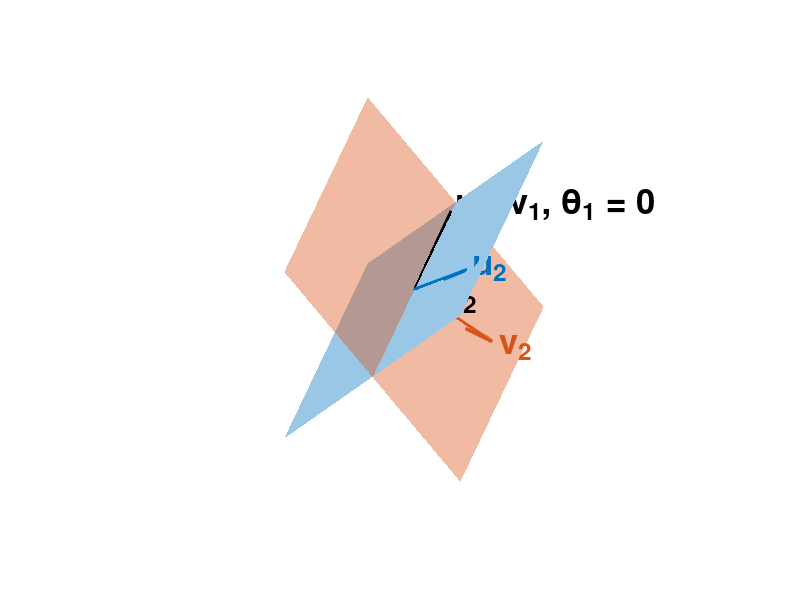
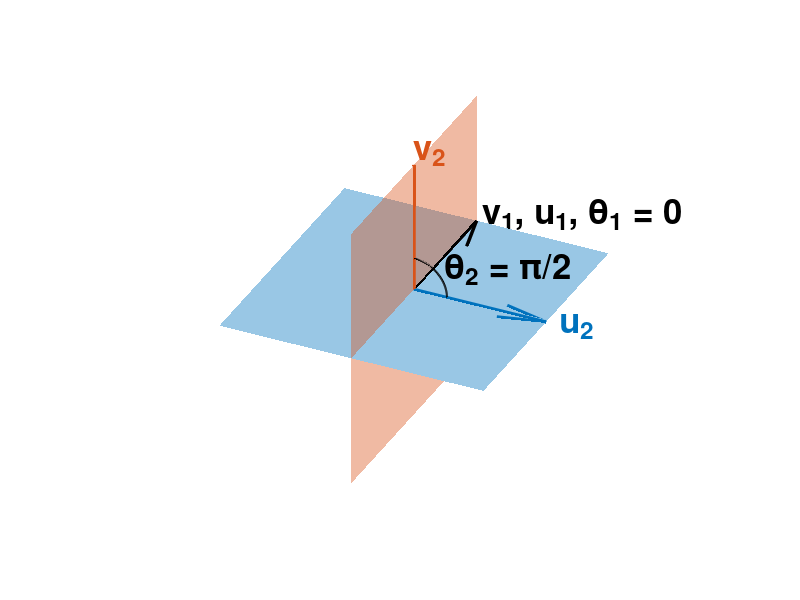

These figures' MATLAB source, in order:
%% MATLAB代码：绘制带元素标注的主角度示意图（可定制版）

% --- 1. 初始化 ---
clc;            % 清除命令行窗口
clear;          % 清除工作区变量
close all;      % 关闭所有图形窗口

% --- 2. 用户可修改参数 ---
fontSize = 25;      % <<-- 在这里统一修改所有标注的字体大小
outputFileName = 'Principal_Angles_Diagram.png'; % <<-- 在这里设置保存的文件名

% --- 3. 定义两个平面 ---
% 平面由其法向量定义
n_x = [0.5, -1, 1];   % 平面X的法向量
n_y = [0.5, 1, 1];    % 平面Y的法向量

% 将法向量单位化
n_x = n_x / norm(n_x);
n_y = n_y / norm(n_y);

% --- 4. 计算主向量和主角度 ---
% 第一个主向量 (x1, y1) 是交线方向
x1 = cross(n_x, n_y);
x1 = x1 / norm(x1); 
y1 = x1; % x1 和 y1 方向相同

% 第二个主向量 (x2, y2)
x2 = cross(x1, n_x);
x2 = x2 / norm(x2); 
y2 = cross(x1, n_y);
y2 = y2 / norm(y2);

% 第二个主角度 (theta2)
theta2 = acos(dot(x2, y2));

% --- 5. 可视化绘图 ---
fig = figure('Name', '主角度示意图', 'Color', 'w');
hold on;
axis equal; % 确保坐标轴比例相同
axis off;   % <<-- 移除所有坐标轴和边框
%view(    152.0262,  2.7833); % 设置视角

view( 115.3426, 31.4111); % 设置一个适合观察正交平面的视角



% 定义颜色
color_plane_x = '#0072BD'; % 蓝色
color_plane_y = '#D95319'; % 橙色
color_intersection = 'black'; % 交线颜色

% 创建网格来绘制平面
[x_grid, y_grid] = meshgrid(-2:0.5:2);
z_grid_x = -(n_x(1) * x_grid + n_x(2) * y_grid) / n_x(3);
z_grid_y = -(n_y(1) * x_grid + n_y(2) * y_grid) / n_y(3);

% 绘制两个半透明的平面
surf(x_grid, y_grid, z_grid_x, 'FaceColor', color_plane_x, 'FaceAlpha', 0.4, 'EdgeColor', 'none');
surf(x_grid, y_grid, z_grid_y, 'FaceColor', color_plane_y, 'FaceAlpha', 0.4, 'EdgeColor', 'none');

% 绘制主向量
origin = [0, 0, 0];
vec_length = 2; % 向量箭头的长度
vec_width = 2.5; % 向量箭头的线宽

% 绘制交线向量 (x1, y1) - 使用您选择的黑色
quiver3(origin(1), origin(2), origin(3), x1(1), x1(2), x1(3), vec_length, 'Color', color_intersection, 'LineWidth', vec_width);

% 绘制平面X的第二个主向量
quiver3(origin(1), origin(2), origin(3), x2(1), x2(2), x2(3), vec_length, 'Color', color_plane_x, 'LineWidth', vec_width);

% 绘制平面Y的第二个主向量
quiver3(origin(1), origin(2), origin(3), y2(1), y2(2), y2(3), vec_length, 'Color', color_plane_y, 'LineWidth', vec_width);

% --- 6. 添加元素标注 ---
% 标注主向量 (使用fontSize变量)
text(x1(1)*vec_length*1.1, x1(2)*vec_length*1.1, x1(3)*vec_length*1.1, ...
    '{\bfu_1, v_1, \theta_1 = 0}', 'FontSize', fontSize, 'Color', 'k', 'FontWeight', 'bold');
text(x2(1)*vec_length*1.1, x2(2)*vec_length*1.1, x2(3)*vec_length*1.1, ...
    '{\bfu_2}', 'FontSize', fontSize, 'Color', color_plane_x, 'FontWeight', 'bold');
text(y2(1)*vec_length*1.1, y2(2)*vec_length*1.1, y2(3)*vec_length*1.1, ...
    '{\bfv_2}', 'FontSize', fontSize, 'Color', color_plane_y, 'FontWeight', 'bold');

% 标注角度 (使用fontSize变量)
% text(x1(1)*vec_length*1.1, x1(2)*vec_length*1.1, x1(3)*vec_length*1.1, '\theta_1 = 0', 'FontSize', fontSize, 'Color', 'k');

% 标注 theta2 (绘制一个弧线来表示)
arc_radius = 0.5;
angles = linspace(0, theta2, 50);
v_perp = y2 - dot(y2, x2) * x2; % 找到与x2正交且在x2,y2平面内的向量
v_perp = v_perp / norm(v_perp);
arc_points = arc_radius * (cos(angles)' * x2 + sin(angles)' * v_perp);
plot3(arc_points(:,1), arc_points(:,2), arc_points(:,3), 'k', 'LineWidth', 1.5);

% 在弧线旁边添加 theta2 文本
text_pos = arc_radius * 1.3 * (cos(theta2/2) * x2 + sin(theta2/2) * v_perp);
text(text_pos(1), text_pos(2), text_pos(3), '\theta_2', 'FontSize', fontSize, 'FontWeight', 'bold');

% --- 7. 完善视觉并保存文件 ---
%camlight head;    % 打光
%lighting phong;
hold off;

% 保存图形到文件
exportgraphics(gca, outputFileName, 'Resolution', 300);

fprintf('图形已保存为: %s\n', outputFileName);



%% MATLAB代码：绘制主角度较大（正交）的示意图 - v2箭头向上

% --- 1. 初始化 ---
%clc;            % 清除命令行窗口
%clear;          % 清除工作区变量
%close all;      % 关闭所有图形窗口

% --- 2. 用户可修改参数 ---
fontSize = 25;      % <<-- 在这里统一修改所有标注的字体大小
outputFileName = 'Principal_Angles_Large_Angle.png'; % <<-- 新的文件名

% --- 3. 定义两个互相垂直的平面 ---
% 定义 XY 平面 (法向量沿z轴) 和 XZ 平面 (法向量沿y轴)
n_x = [0, 0, 1];    % 平面X (蓝色, XY平面) 的法向量
n_y = [0, 1, 0];    % 平面Y (橙色, XZ平面) 的法向量

% 法向量已经是单位向量，无需单位化

% --- 4. 计算主向量和主角度 ---
% 第一个主向量 (v1, u1) 是交线方向 (x轴)
x1 = cross(n_x, n_y);
x1 = x1 / norm(x1); 
y1 = x1;

% 第二个主向量 (u2, v2)
x2 = cross(x1, n_x); % u2, 蓝色向量, 位于XY平面
x2 = x2 / norm(x2); 
% --- 主要修改点 ---
% 将原来的 cross(x1, n_y) 取反，使其指向z轴正方向（向上）
y2 = -cross(x1, n_y); % v2, 橙色向量, 位于XZ平面
y2 = y2 / norm(y2);

% 第二个主角度 (theta2) 仍然是 pi/2 (90度)
theta2 = acos(dot(x2, y2));

% --- 5. 可视化绘图 ---
fig = figure('Name', '主角度示意图 - v2向上', 'Color', 'w');
hold on;
axis equal; % 确保坐标轴比例相同
axis off;   % 移除所有坐标轴和边框
view( 115.3426, 31.4111); % 设置一个适合观察正交平面的视角

% 定义颜色
color_plane_x = '#0072BD'; % 蓝色 (u)
color_plane_y = '#D95319'; % 橙色 (v)
color_intersection = 'black'; 

% 创建网格来绘制平面
grid_range = -2:0.5:2;

% 绘制平面U (XY平面, z=0)
[x_grid_1, y_grid_1] = meshgrid(grid_range);
z_grid_1 = zeros(size(x_grid_1));
surf(x_grid_1, y_grid_1, z_grid_1, 'FaceColor', color_plane_x, 'FaceAlpha', 0.4, 'EdgeColor', 'none');

% 绘制平面V (XZ平面, y=0)
[x_grid_2, z_grid_2] = meshgrid(grid_range);
y_grid_2 = zeros(size(x_grid_2));
surf(x_grid_2, y_grid_2, z_grid_2, 'FaceColor', color_plane_y, 'FaceAlpha', 0.4, 'EdgeColor', 'none');

% 绘制主向量
origin = [0, 0, 0];
vec_length = 2; % 向量箭头的长度
vec_width = 2.5; % 向量箭头的线宽

% 绘制 v1, u1 (黑色交线)
quiver3(origin(1), origin(2), origin(3), x1(1), x1(2), x1(3), vec_length, 'Color', color_intersection, 'LineWidth', vec_width);
% 绘制 u2 (蓝色向量)
quiver3(origin(1), origin(2), origin(3), x2(1), x2(2), x2(3), vec_length, 'Color', color_plane_x, 'LineWidth', vec_width);
% 绘制 v2 (橙色向量, 现在指向上方)
quiver3(origin(1), origin(2), origin(3), y2(1), y2(2), y2(3), vec_length, 'Color', color_plane_y, 'LineWidth', vec_width);

% --- 6. 添加元素标注 ---
% 为了避免标签重叠，微调位置
text(x1(1)*vec_length*1.1, x1(2)*vec_length*1.05, x1(3)*vec_length*1.1, ...
    '{\bfv_1, u_1, \theta_1 = 0}', 'FontSize', fontSize, 'Color', 'k', 'FontWeight', 'bold');
text(x2(1)*vec_length*1.1, x2(2)*vec_length*1.1, x2(3)*vec_length*1.1, ...
    '{\bfu_2}', 'FontSize', fontSize, 'Color', color_plane_x, 'FontWeight', 'bold');
text(y2(1)*vec_length*0.8, y2(2)*vec_length*0.8, y2(3)*vec_length*1.1, ... % 调整v2标签位置
    '{\bfv_2}', 'FontSize', fontSize, 'Color', color_plane_y, 'FontWeight', 'bold');

% 标注 theta2 (绘制弧线)
arc_radius = 0.5;
angles = linspace(0, theta2, 50);
arc_points = arc_radius * (cos(angles)' * x2 + sin(angles)' * y2);
plot3(arc_points(:,1), arc_points(:,2), arc_points(:,3), 'k', 'LineWidth', 1.5);

text_pos = arc_radius * 1.3 * (cos(theta2/2) * x2 + sin(theta2/2) * y2);
text(text_pos(1), text_pos(2), text_pos(3), '\theta_2 = \pi/2', 'FontSize', fontSize, 'FontWeight', 'bold');

% --- 7. 完善视觉并保存文件 ---
hold off;
exportgraphics(gca, outputFileName, 'Resolution', 300);
fprintf('v2箭头向上的示意图已保存为: %s\n', outputFileName);